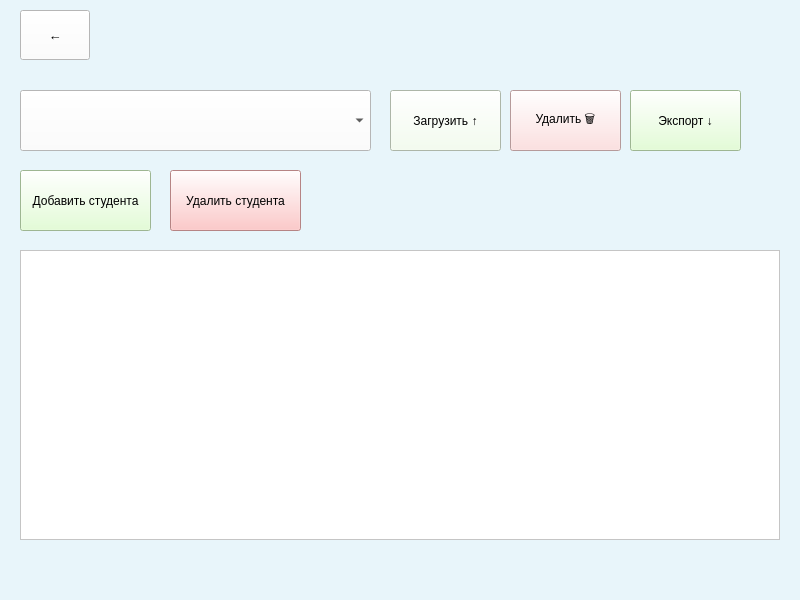
<?xml version="1.0" encoding="UTF-8"?>
<ui version="4.0">
 <class>MainWindow</class>
 <widget class="QMainWindow" name="MainWindow">
  <property name="geometry">
   <rect>
    <x>0</x>
    <y>0</y>
    <width>800</width>
    <height>600</height>
   </rect>
  </property>
  <property name="minimumSize">
   <size>
    <width>800</width>
    <height>600</height>
   </size>
  </property>
  <property name="maximumSize">
   <size>
    <width>800</width>
    <height>600</height>
   </size>
  </property>
  <property name="windowTitle">
   <string>Мероприятия</string>
  </property>
  <property name="styleSheet">
   <string notr="true">background-color: rgb(232, 245, 250);</string>
  </property>
  <widget class="QWidget" name="centralwidget">
   <widget class="QComboBox" name="list_events">
    <property name="geometry">
     <rect>
      <x>20</x>
      <y>90</y>
      <width>351</width>
      <height>61</height>
     </rect>
    </property>
    <property name="styleSheet">
     <string notr="true">background-color: rgb(255, 255, 255);
alternate-background-color: rgb(242, 255, 235);</string>
    </property>
   </widget>
   <widget class="QPushButton" name="download_but">
    <property name="geometry">
     <rect>
      <x>390</x>
      <y>90</y>
      <width>111</width>
      <height>61</height>
     </rect>
    </property>
    <property name="styleSheet">
     <string notr="true">background-color: rgb(242, 255, 235);</string>
    </property>
    <property name="text">
     <string>Загрузить ↑</string>
    </property>
   </widget>
   <widget class="QPushButton" name="delete_but">
    <property name="geometry">
     <rect>
      <x>510</x>
      <y>90</y>
      <width>111</width>
      <height>61</height>
     </rect>
    </property>
    <property name="styleSheet">
     <string notr="true">background-color: rgb(255, 215, 215);</string>
    </property>
    <property name="text">
     <string>Удалить 🗑️</string>
    </property>
   </widget>
   <widget class="QTableWidget" name="event">
    <property name="geometry">
     <rect>
      <x>20</x>
      <y>250</y>
      <width>760</width>
      <height>290</height>
     </rect>
    </property>
    <property name="minimumSize">
     <size>
      <width>760</width>
      <height>290</height>
     </size>
    </property>
    <property name="maximumSize">
     <size>
      <width>760</width>
      <height>290</height>
     </size>
    </property>
    <property name="styleSheet">
     <string notr="true">background-color: rgb(255, 255, 255);</string>
    </property>
   </widget>
   <widget class="QPushButton" name="but_back">
    <property name="geometry">
     <rect>
      <x>20</x>
      <y>10</y>
      <width>70</width>
      <height>50</height>
     </rect>
    </property>
    <property name="minimumSize">
     <size>
      <width>70</width>
      <height>50</height>
     </size>
    </property>
    <property name="maximumSize">
     <size>
      <width>70</width>
      <height>50</height>
     </size>
    </property>
    <property name="font">
     <font>
      <pointsize>10</pointsize>
     </font>
    </property>
    <property name="styleSheet">
     <string notr="true">background-color: rgb(255, 255, 255);</string>
    </property>
    <property name="text">
     <string>←</string>
    </property>
   </widget>
   <widget class="QPushButton" name="add_student_but">
    <property name="geometry">
     <rect>
      <x>20</x>
      <y>170</y>
      <width>131</width>
      <height>61</height>
     </rect>
    </property>
    <property name="styleSheet">
     <string notr="true">background-color: rgb(221, 255, 204);</string>
    </property>
    <property name="text">
     <string>Добавить студента</string>
    </property>
   </widget>
   <widget class="QPushButton" name="delete_student_but">
    <property name="geometry">
     <rect>
      <x>170</x>
      <y>170</y>
      <width>131</width>
      <height>61</height>
     </rect>
    </property>
    <property name="styleSheet">
     <string notr="true">background-color: rgb(255, 185, 185);</string>
    </property>
    <property name="text">
     <string>Удалить студента</string>
    </property>
   </widget>
   <widget class="QPushButton" name="export_btn">
    <property name="geometry">
     <rect>
      <x>630</x>
      <y>90</y>
      <width>111</width>
      <height>61</height>
     </rect>
    </property>
    <property name="styleSheet">
     <string notr="true">background-color: rgb(221, 255, 204);</string>
    </property>
    <property name="text">
     <string>Экспорт ↓</string>
    </property>
    <property name="autoDefault">
     <bool>false</bool>
    </property>
   </widget>
  </widget>
  <widget class="QMenuBar" name="menubar">
   <property name="geometry">
    <rect>
     <x>0</x>
     <y>0</y>
     <width>800</width>
     <height>26</height>
    </rect>
   </property>
  </widget>
  <widget class="QStatusBar" name="statusbar"/>
 </widget>
 <resources/>
 <connections/>
</ui>
